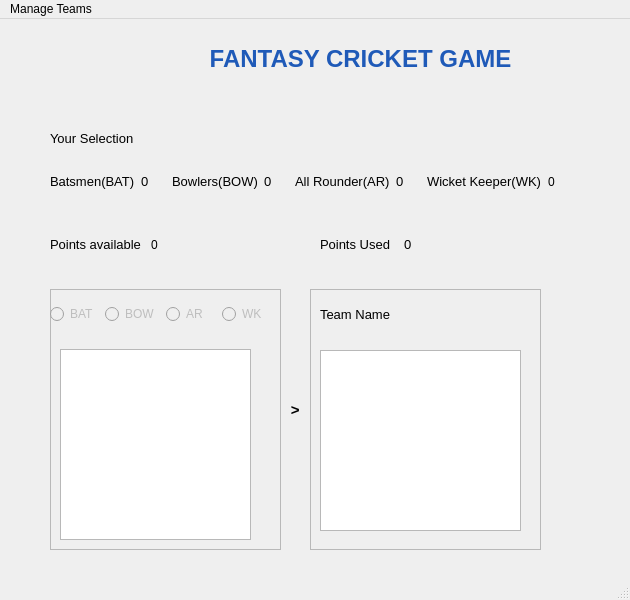
<?xml version="1.0" encoding="UTF-8"?>
<ui version="4.0">
 <class>MainWindow</class>
 <widget class="QMainWindow" name="MainWindow">
  <property name="geometry">
   <rect>
    <x>0</x>
    <y>0</y>
    <width>630</width>
    <height>600</height>
   </rect>
  </property>
  <property name="windowTitle">
   <string>MainWindow</string>
  </property>
  <widget class="QWidget" name="centralwidget">
   <widget class="QWidget" name="layoutWidget">
    <property name="geometry">
     <rect>
      <x>50</x>
      <y>100</y>
      <width>523</width>
      <height>81</height>
     </rect>
    </property>
    <layout class="QVBoxLayout" name="verticalLayout">
     <property name="spacing">
      <number>6</number>
     </property>
     <property name="sizeConstraint">
      <enum>QLayout::SetDefaultConstraint</enum>
     </property>
     <item>
      <widget class="QLabel" name="label">
       <property name="font">
        <font>
         <pointsize>10</pointsize>
        </font>
       </property>
       <property name="frameShape">
        <enum>QFrame::NoFrame</enum>
       </property>
       <property name="text">
        <string>Your Selection</string>
       </property>
      </widget>
     </item>
     <item>
      <layout class="QHBoxLayout" name="horizontalLayout">
       <item>
        <widget class="QLabel" name="lbl2">
         <property name="font">
          <font>
           <family>Arial</family>
           <pointsize>10</pointsize>
          </font>
         </property>
         <property name="frameShape">
          <enum>QFrame::NoFrame</enum>
         </property>
         <property name="frameShadow">
          <enum>QFrame::Plain</enum>
         </property>
         <property name="text">
          <string>Batsmen(BAT)</string>
         </property>
        </widget>
       </item>
       <item>
        <widget class="QLabel" name="lbl3">
         <property name="font">
          <font>
           <family>Arial</family>
           <pointsize>10</pointsize>
          </font>
         </property>
         <property name="frameShape">
          <enum>QFrame::NoFrame</enum>
         </property>
         <property name="text">
          <string>0</string>
         </property>
        </widget>
       </item>
       <item>
        <widget class="QLabel" name="lbl4">
         <property name="font">
          <font>
           <family>Arial</family>
           <pointsize>10</pointsize>
          </font>
         </property>
         <property name="frameShape">
          <enum>QFrame::NoFrame</enum>
         </property>
         <property name="text">
          <string>Bowlers(BOW)</string>
         </property>
        </widget>
       </item>
       <item>
        <widget class="QLabel" name="lbl5">
         <property name="font">
          <font>
           <family>Arial</family>
           <pointsize>10</pointsize>
          </font>
         </property>
         <property name="frameShape">
          <enum>QFrame::NoFrame</enum>
         </property>
         <property name="text">
          <string>0</string>
         </property>
        </widget>
       </item>
       <item>
        <widget class="QLabel" name="lbl6">
         <property name="font">
          <font>
           <family>Arial</family>
           <pointsize>10</pointsize>
          </font>
         </property>
         <property name="frameShape">
          <enum>QFrame::NoFrame</enum>
         </property>
         <property name="text">
          <string>All Rounder(AR)</string>
         </property>
        </widget>
       </item>
       <item>
        <widget class="QLabel" name="lbl7">
         <property name="font">
          <font>
           <family>Arial</family>
           <pointsize>10</pointsize>
          </font>
         </property>
         <property name="frameShape">
          <enum>QFrame::NoFrame</enum>
         </property>
         <property name="text">
          <string>0</string>
         </property>
        </widget>
       </item>
       <item>
        <widget class="QLabel" name="lbl8">
         <property name="font">
          <font>
           <family>Arial</family>
           <pointsize>10</pointsize>
          </font>
         </property>
         <property name="frameShape">
          <enum>QFrame::NoFrame</enum>
         </property>
         <property name="text">
          <string>Wicket Keeper(WK)</string>
         </property>
        </widget>
       </item>
       <item>
        <widget class="QLabel" name="lbl9">
         <property name="frameShape">
          <enum>QFrame::NoFrame</enum>
         </property>
         <property name="text">
          <string>0</string>
         </property>
        </widget>
       </item>
      </layout>
     </item>
    </layout>
   </widget>
   <widget class="QFrame" name="frame">
    <property name="geometry">
     <rect>
      <x>50</x>
      <y>270</y>
      <width>231</width>
      <height>261</height>
     </rect>
    </property>
    <property name="frameShape">
     <enum>QFrame::StyledPanel</enum>
    </property>
    <property name="frameShadow">
     <enum>QFrame::Raised</enum>
    </property>
    <widget class="QListWidget" name="list1">
     <property name="geometry">
      <rect>
       <x>10</x>
       <y>60</y>
       <width>191</width>
       <height>191</height>
      </rect>
     </property>
    </widget>
    <widget class="QWidget" name="layoutWidget">
     <property name="geometry">
      <rect>
       <x>0</x>
       <y>10</y>
       <width>221</width>
       <height>31</height>
      </rect>
     </property>
     <layout class="QHBoxLayout" name="horizontalLayout_3">
      <item>
       <widget class="QRadioButton" name="rb1">
        <property name="enabled">
         <bool>false</bool>
        </property>
        <property name="text">
         <string>BAT</string>
        </property>
       </widget>
      </item>
      <item>
       <widget class="QRadioButton" name="rb2">
        <property name="enabled">
         <bool>false</bool>
        </property>
        <property name="text">
         <string>BOW</string>
        </property>
       </widget>
      </item>
      <item>
       <widget class="QRadioButton" name="rb3">
        <property name="enabled">
         <bool>false</bool>
        </property>
        <property name="text">
         <string>AR</string>
        </property>
       </widget>
      </item>
      <item>
       <widget class="QRadioButton" name="rb4">
        <property name="enabled">
         <bool>false</bool>
        </property>
        <property name="text">
         <string>WK</string>
        </property>
       </widget>
      </item>
     </layout>
     <zorder>rb2</zorder>
     <zorder>rb4</zorder>
     <zorder>rb1</zorder>
     <zorder>rb3</zorder>
    </widget>
   </widget>
   <widget class="QFrame" name="frame_2">
    <property name="geometry">
     <rect>
      <x>310</x>
      <y>270</y>
      <width>231</width>
      <height>261</height>
     </rect>
    </property>
    <property name="frameShape">
     <enum>QFrame::StyledPanel</enum>
    </property>
    <property name="frameShadow">
     <enum>QFrame::Raised</enum>
    </property>
    <widget class="QLabel" name="lbl14">
     <property name="geometry">
      <rect>
       <x>10</x>
       <y>10</y>
       <width>101</width>
       <height>31</height>
      </rect>
     </property>
     <property name="font">
      <font>
       <family>Arial</family>
       <pointsize>10</pointsize>
      </font>
     </property>
     <property name="text">
      <string>Team Name</string>
     </property>
    </widget>
    <widget class="QLabel" name="lbl15">
     <property name="geometry">
      <rect>
       <x>110</x>
       <y>10</y>
       <width>181</width>
       <height>31</height>
      </rect>
     </property>
     <property name="font">
      <font>
       <pointsize>10</pointsize>
       <weight>75</weight>
       <bold>true</bold>
      </font>
     </property>
     <property name="text">
      <string/>
     </property>
    </widget>
    <widget class="QListWidget" name="list2">
     <property name="geometry">
      <rect>
       <x>10</x>
       <y>61</y>
       <width>201</width>
       <height>181</height>
      </rect>
     </property>
    </widget>
   </widget>
   <widget class="QLabel" name="label_2">
    <property name="geometry">
     <rect>
      <x>270</x>
      <y>380</y>
      <width>47</width>
      <height>21</height>
     </rect>
    </property>
    <property name="font">
     <font>
      <pointsize>11</pointsize>
      <weight>75</weight>
      <bold>true</bold>
     </font>
    </property>
    <property name="text">
     <string>     &gt;</string>
    </property>
   </widget>
   <widget class="QWidget" name="layoutWidget">
    <property name="geometry">
     <rect>
      <x>50</x>
      <y>200</y>
      <width>151</width>
      <height>51</height>
     </rect>
    </property>
    <layout class="QHBoxLayout" name="horizontalLayout_2">
     <item>
      <widget class="QLabel" name="lbl10">
       <property name="font">
        <font>
         <family>Arial</family>
         <pointsize>10</pointsize>
        </font>
       </property>
       <property name="text">
        <string>Points available </string>
       </property>
      </widget>
     </item>
     <item>
      <widget class="QLabel" name="lbl11">
       <property name="text">
        <string>0</string>
       </property>
      </widget>
     </item>
    </layout>
   </widget>
   <widget class="QWidget" name="layoutWidget">
    <property name="geometry">
     <rect>
      <x>320</x>
      <y>200</y>
      <width>161</width>
      <height>51</height>
     </rect>
    </property>
    <layout class="QHBoxLayout" name="horizontalLayout_4">
     <item>
      <widget class="QLabel" name="lbl12">
       <property name="font">
        <font>
         <family>Arial</family>
         <pointsize>10</pointsize>
        </font>
       </property>
       <property name="text">
        <string>Points Used</string>
       </property>
      </widget>
     </item>
     <item>
      <widget class="QLabel" name="lbl13">
       <property name="font">
        <font>
         <family>Arial</family>
         <pointsize>10</pointsize>
        </font>
       </property>
       <property name="text">
        <string>0</string>
       </property>
      </widget>
     </item>
    </layout>
   </widget>
   <widget class="QLabel" name="lbl15_2">
    <property name="geometry">
     <rect>
      <x>40</x>
      <y>10</y>
      <width>81</width>
      <height>71</height>
     </rect>
    </property>
    <property name="styleSheet">
     <string notr="true">image: url(:/newPrefix/CRI.jpg);</string>
    </property>
    <property name="text">
     <string/>
    </property>
    <property name="textFormat">
     <enum>Qt::RichText</enum>
    </property>
    <property name="pixmap">
     <pixmap resource="CRI.qrc">:/newPrefix/CRI.jpg</pixmap>
    </property>
    <property name="scaledContents">
     <bool>true</bool>
    </property>
   </widget>
   <widget class="QLabel" name="lbl16">
    <property name="geometry">
     <rect>
      <x>150</x>
      <y>10</y>
      <width>421</width>
      <height>61</height>
     </rect>
    </property>
    <property name="text">
     <string>&lt;html&gt;&lt;head/&gt;&lt;body&gt;&lt;p align=&quot;center&quot;&gt;&lt;span style=&quot; font-size:18pt; font-weight:600; color:#1f5ab8;&quot;&gt;FANTASY CRICKET GAME&lt;/span&gt;&lt;/p&gt;&lt;/body&gt;&lt;/html&gt;</string>
    </property>
   </widget>
  </widget>
  <widget class="QMenuBar" name="menubar">
   <property name="geometry">
    <rect>
     <x>0</x>
     <y>0</y>
     <width>630</width>
     <height>21</height>
    </rect>
   </property>
   <widget class="QMenu" name="menuhii">
    <property name="title">
     <string>Manage Teams</string>
    </property>
    <addaction name="actionNEW_Team"/>
    <addaction name="actionOPEN_Team"/>
    <addaction name="actionSAVE_Team"/>
    <addaction name="actionEVALUATE_Team"/>
   </widget>
   <addaction name="menuhii"/>
  </widget>
  <widget class="QStatusBar" name="statusbar"/>
  <action name="actionNEW_Team">
   <property name="text">
    <string>NEW Team</string>
   </property>
  </action>
  <action name="actionOPEN_Team">
   <property name="text">
    <string>OPEN Team</string>
   </property>
  </action>
  <action name="actionSAVE_Team">
   <property name="text">
    <string>SAVE Team</string>
   </property>
  </action>
  <action name="actionEVALUATE_Team">
   <property name="text">
    <string>EVALUATE Team</string>
   </property>
  </action>
 </widget>
 <tabstops>
  <tabstop>rb1</tabstop>
  <tabstop>rb2</tabstop>
  <tabstop>rb4</tabstop>
  <tabstop>list1</tabstop>
 </tabstops>
 <resources>
  <include location="CRI.qrc"/>
 </resources>
 <connections/>
</ui>
